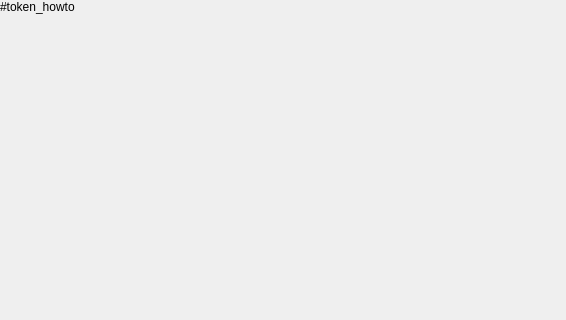
<?xml version="1.0" encoding="UTF-8"?>
<ui version="4.0">
 <class>TokenServiceWindow</class>
 <widget class="QFrame" name="TokenServiceWindow">
  <property name="geometry">
   <rect>
    <x>0</x>
    <y>0</y>
    <width>566</width>
    <height>320</height>
   </rect>
  </property>
  <property name="styleSheet">
   <string notr="true"/>
  </property>
  <layout class="QVBoxLayout" name="verticalLayout">
   <property name="margin">
    <number>0</number>
   </property>
   <item>
    <widget class="QLabel" name="lbKeysHowto">
     <property name="sizePolicy">
      <sizepolicy hsizetype="Expanding" vsizetype="Maximum">
       <horstretch>0</horstretch>
       <verstretch>0</verstretch>
      </sizepolicy>
     </property>
     <property name="minimumSize">
      <size>
       <width>0</width>
       <height>0</height>
      </size>
     </property>
     <property name="font">
      <font/>
     </property>
     <property name="text">
      <string>#token_howto</string>
     </property>
     <property name="alignment">
      <set>Qt::AlignLeading|Qt::AlignLeft|Qt::AlignTop</set>
     </property>
     <property name="wordWrap">
      <bool>true</bool>
     </property>
    </widget>
   </item>
   <item>
    <widget class="QWidget" name="wContainer" native="true"/>
   </item>
  </layout>
 </widget>
 <resources>
  <include location="Resources/Resources.qrc"/>
 </resources>
 <connections/>
</ui>
